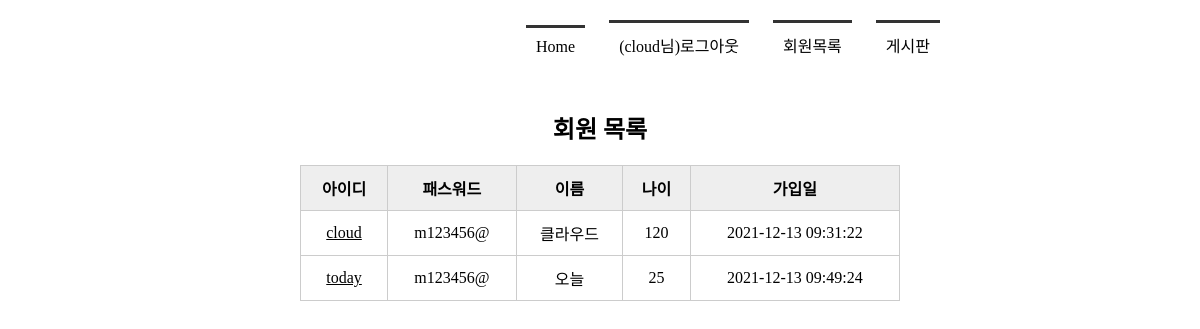
/member_list (signed in), run on the app's committed database.
### tables this page shows
CREATE TABLE member(
            mid CHAR(5) PRIMARY KEY,
            passwd CHAR(8) NOT NULL,
            name TEXT NOT NULL,
            age INTEGER,
            regDate TIMESTAMP DATE DEFAULT (datetime('now', 'localtime'))
        );

### app.py (the view)
@app.route('/member_list')
def member_list():
    conn = getconn()
    cur = conn.cursor()
    sql = "SELECT * FROM member"
    cur.execute(sql)
    rs = cur.fetchall()
    conn.close()
    return render_template('member_list.html', rs=rs)

### app.py (called while the page is built)
def getconn():
    conn = sqlite3.connect('./memberdb.db')
    return conn

### templates/member_list.html (shortened to what this page needs)
<!DOCTYPE html>
<html lang="ko">
<head>
    <link rel="stylesheet" href="{{ url_for('static', filename='css/style.css') }}">
</head>
<body>
    <div id="container">
        {% include 'nav_bar.html' %}
        <section>
            <h1>회원 목록</h1>
            <table>
                <tr>
                    <th>아이디</th><th>패스워드</th><th>이름</th><th>나이</th><th>가입일</th>
                </tr>
                {% for i in rs %}
                <tr>
                    <td><a href="{{ url_for('member_view', id=i[0]) }}">{{ i[0] }}</a></td>
                    <td>{{ i[1] }}</td>
                    <td>{{ i[2] }}</td>
                    <td>{{ i[3] }}</td>
                    <td>{{ i[4] }}</td>
                </tr>
                {% endfor %}
            </table>
        </section>
    </div>
</body>
</html>

### templates/nav_bar.html
<header>
    <nav>
        <ul>
            {% if session %}
                <li><a href="{{ url_for('index') }}">Home</a></li>
                <li><a href="{{ url_for ('logout') }}">({{ session['userID'] }}님)로그아웃</a></li>
                <li><a href="{{ url_for('member_list') }}">회원목록</a></li>
                <li><a href="{{ url_for('board_list') }}">게시판</a></li>
            {% else %}
                <li><a href="{{ url_for('index') }}">Home</a></li>
                <li><a href="{{ url_for('login') }}">로그인</a></li>
                <li><a href="{{ url_for('register') }}">회원가입</a></li>
                <li><a href="{{ url_for('board_list') }}">게시판</a></li>
            {% endif %}
        </ul>
    </nav>
</header>

### static/css/style.css (style rules this page uses)
* { margin: 0; padding: 0; }
#container { width: 1000px; margin: 10px auto; }
header { height: 100px; }
nav ul { list-style: none; text-align: right; margin-right: 150px; }
nav ul li { display: inline-block; margin: 10px; border-top: 3px solid #333; padding: 10px; }
nav ul li a { text-decoration: none; color: #000; }
section { text-align: center; }
section table { width: 600px; margin: 0 auto; border-collapse: collapse; }
section h1 { margin-bottom: 20px; }
section table, th, td { border: 1px solid #ccc; padding: 10px }
section table th { background-color: #eee }
section table a { color: #000; }

### data on the page
member: userID "cloud", mid "cloud", passwd "m123456@", name "클라우드", age "120", regDate "2021-12-13 09:31:22"
member: mid "today", passwd "m123456@", name "오늘", age "25", regDate "2021-12-13 09:49:24"
